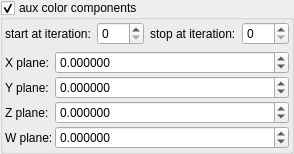
    <widget class="MyGroupBox" name="groupCheck_fold_color_aux_color_enabled_false">
     <property name="title">
      <string>aux color components&amp;</string>
     </property>
     <property name="checkable">
      <bool>true</bool>
     </property>
     <layout class="QVBoxLayout" name="verticalLayout_3">
      <property name="leftMargin">
       <number>2</number>
      </property>
      <property name="topMargin">
       <number>2</number>
      </property>
      <property name="rightMargin">
       <number>2</number>
      </property>
      <property name="bottomMargin">
       <number>2</number>
      </property>
      <item>
       <layout class="QGridLayout" name="gridLayout_20">
        <item row="0" column="3">
         <widget class="MySpinBox" name="spinboxInt_fold_color_stop_iterations_A">
          <property name="sizePolicy">
           <sizepolicy hsizetype="Minimum" vsizetype="Maximum">
            <horstretch>0</horstretch>
            <verstretch>0</verstretch>
           </sizepolicy>
          </property>
          <property name="font">
           <font>
            <weight>50</weight>
            <bold>false</bold>
           </font>
          </property>
          <property name="maximum">
           <number>250</number>
          </property>
         </widget>
        </item>
        <item row="0" column="2">
         <widget class="QLabel" name="label_255">
          <property name="font">
           <font>
            <weight>50</weight>
            <bold>false</bold>
           </font>
          </property>
          <property name="text">
           <string>stop at iteration:</string>
          </property>
         </widget>
        </item>
        <item row="0" column="1">
         <widget class="MySpinBox" name="spinboxInt_fold_color_start_iterations_A">
          <property name="sizePolicy">
           <sizepolicy hsizetype="Minimum" vsizetype="Maximum">
            <horstretch>0</horstretch>
            <verstretch>0</verstretch>
           </sizepolicy>
          </property>
          <property name="font">
           <font>
            <weight>50</weight>
            <bold>false</bold>
           </font>
          </property>
          <property name="maximum">
           <number>250</number>
          </property>
         </widget>
        </item>
        <item row="0" column="0">
         <widget class="QLabel" name="label_88">
          <property name="font">
           <font>
            <weight>50</weight>
            <bold>false</bold>
           </font>
          </property>
          <property name="text">
           <string>start at iteration:</string>
          </property>
         </widget>
        </item>
       </layout>
      </item>
      <item>
       <layout class="QGridLayout" name="gridLayout_16" columnstretch="0,1">
        <property name="spacing">
         <number>2</number>
        </property>
        <item row="2" column="0">
         <widget class="QLabel" name="label_38">
          <property name="text">
           <string>Z plane:</string>
          </property>
         </widget>
        </item>
        <item row="0" column="0">
         <widget class="QLabel" name="label_31">
          <property name="text">
           <string>X plane:</string>
          </property>
         </widget>
        </item>
        <item row="1" column="0">
         <widget class="QLabel" name="label_39">
          <property name="text">
           <string>Y plane:</string>
          </property>
         </widget>
        </item>
        <item row="3" column="0">
         <widget class="QLabel" name="label_40">
          <property name="text">
           <string>W plane:</string>
          </property>
         </widget>
        </item>
        <item row="0" column="1">
         <widget class="MyDoubleSpinBox" name="spinbox4_fold_color_difs_0000_x">
          <property name="sizePolicy">
           <sizepolicy hsizetype="Minimum" vsizetype="Maximum">
            <horstretch>0</horstretch>
            <verstretch>0</verstretch>
           </sizepolicy>
          </property>
          <property name="prefix">
           <string/>
          </property>
          <property name="suffix">
           <string/>
          </property>
          <property name="decimals">
           <number>6</number>
          </property>
          <property name="minimum">
           <double>-100.000000000000000</double>
          </property>
          <property name="maximum">
           <double>100.000000000000000</double>
          </property>
          <property name="singleStep">
           <double>0.100000000000000</double>
          </property>
         </widget>
        </item>
        <item row="1" column="1">
         <widget class="MyDoubleSpinBox" name="spinbox4_fold_color_difs_0000_y">
          <property name="sizePolicy">
           <sizepolicy hsizetype="Minimum" vsizetype="Maximum">
            <horstretch>0</horstretch>
            <verstretch>0</verstretch>
           </sizepolicy>
          </property>
          <property name="prefix">
           <string/>
          </property>
          <property name="suffix">
           <string/>
          </property>
          <property name="decimals">
           <number>6</number>
          </property>
          <property name="minimum">
           <double>-100.000000000000000</double>
          </property>
          <property name="maximum">
           <double>100.000000000000000</double>
          </property>
          <property name="singleStep">
           <double>0.100000000000000</double>
          </property>
         </widget>
        </item>
        <item row="2" column="1">
         <widget class="MyDoubleSpinBox" name="spinbox4_fold_color_difs_0000_z">
          <property name="sizePolicy">
           <sizepolicy hsizetype="Minimum" vsizetype="Maximum">
            <horstretch>0</horstretch>
            <verstretch>0</verstretch>
           </sizepolicy>
          </property>
          <property name="prefix">
           <string/>
          </property>
          <property name="suffix">
           <string/>
          </property>
          <property name="decimals">
           <number>6</number>
          </property>
          <property name="minimum">
           <double>-100.000000000000000</double>
          </property>
          <property name="maximum">
           <double>100.000000000000000</double>
          </property>
          <property name="singleStep">
           <double>0.100000000000000</double>
          </property>
         </widget>
        </item>
        <item row="3" column="1">
         <widget class="MyDoubleSpinBox" name="spinbox4_fold_color_difs_0000_w">
          <property name="sizePolicy">
           <sizepolicy hsizetype="Minimum" vsizetype="Maximum">
            <horstretch>0</horstretch>
            <verstretch>0</verstretch>
           </sizepolicy>
          </property>
          <property name="prefix">
           <string/>
          </property>
          <property name="suffix">
           <string/>
          </property>
          <property name="decimals">
           <number>6</number>
          </property>
          <property name="minimum">
           <double>-100.000000000000000</double>
          </property>
          <property name="maximum">
           <double>100.000000000000000</double>
          </property>
          <property name="singleStep">
           <double>0.100000000000000</double>
          </property>
         </widget>
        </item>
       </layout>
      </item>
     </layout>
    </widget>
